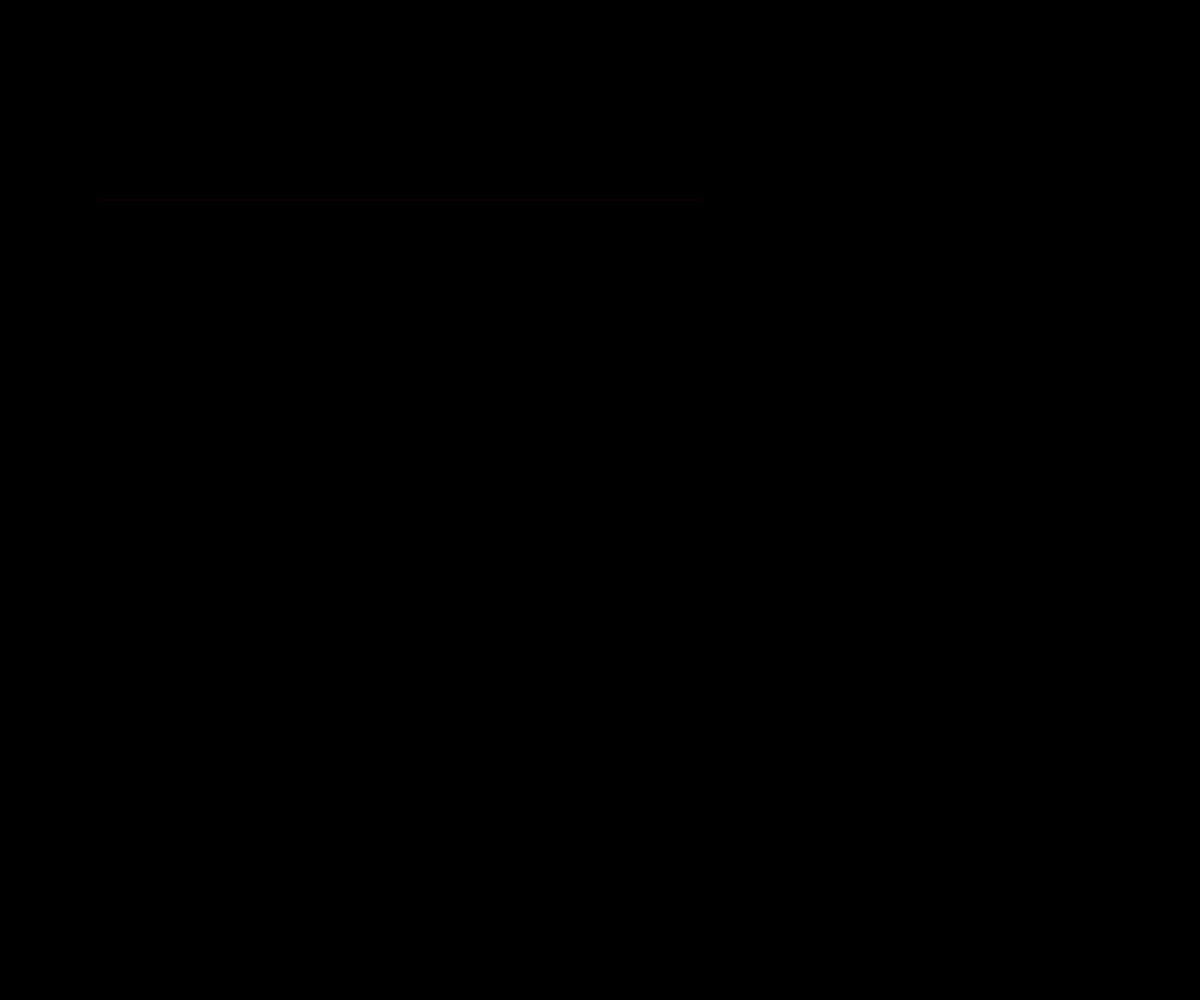
Frame 1 (no input)
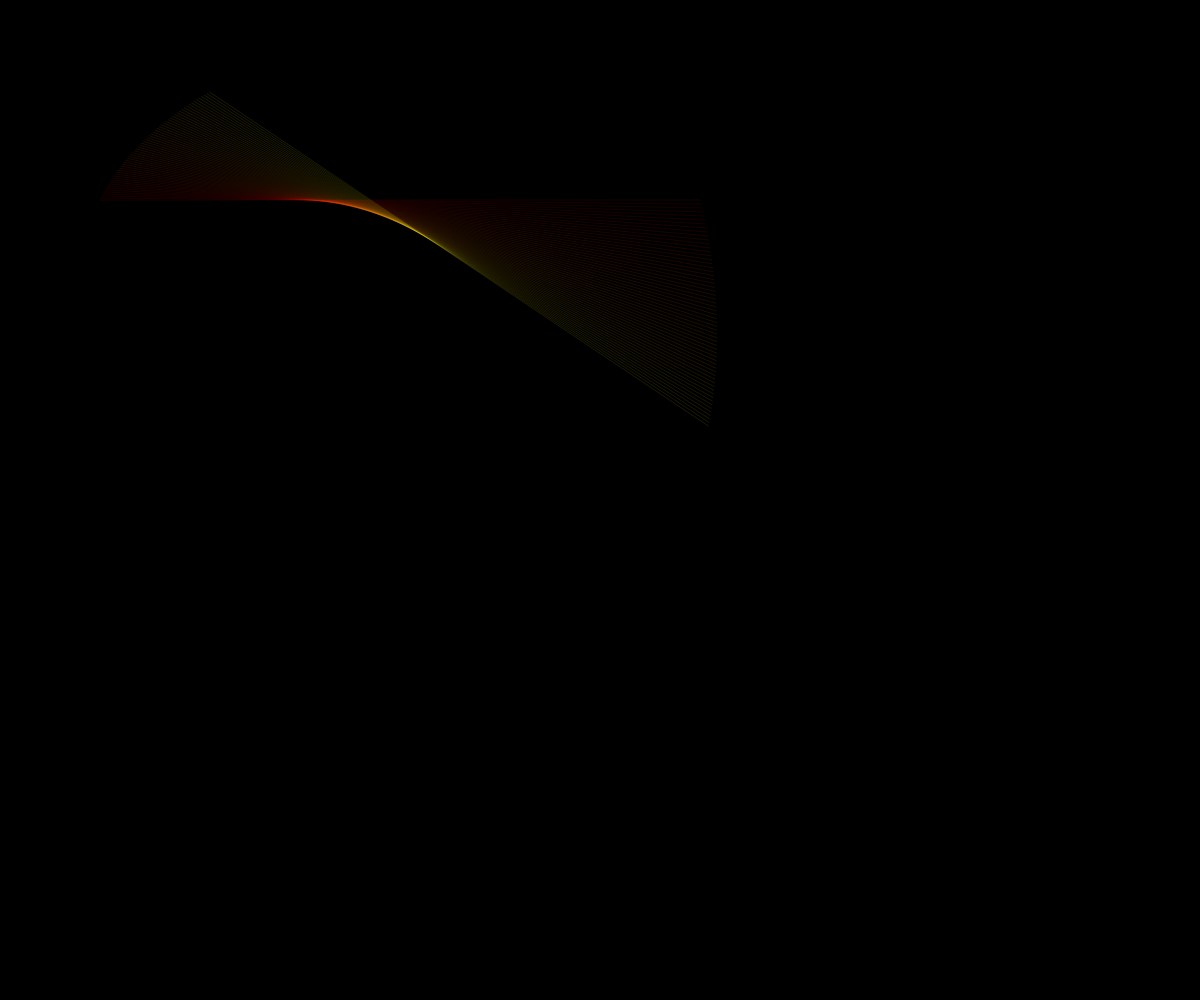
Frame 60 (no input)
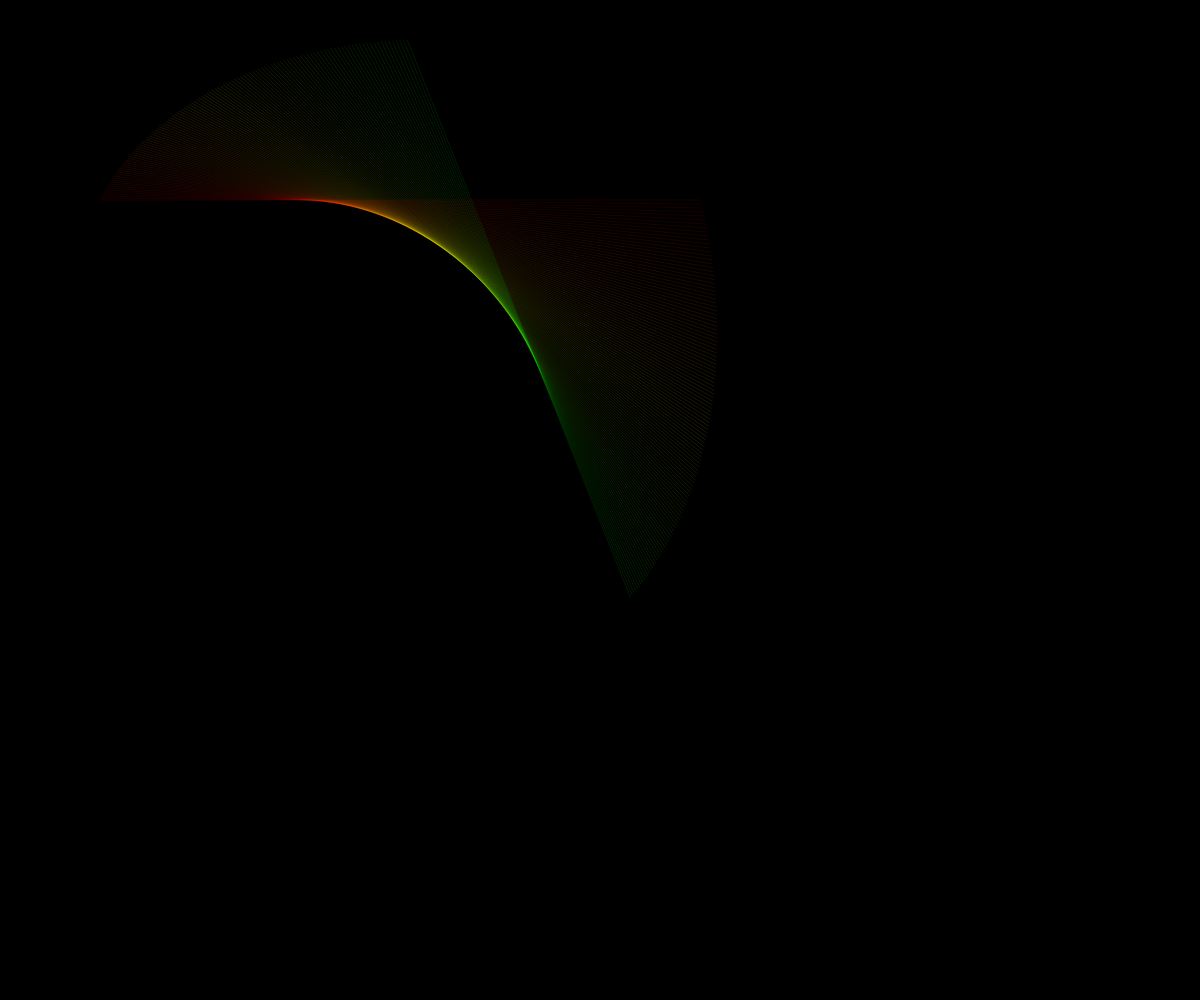
Frame 120 (the mouse pressed at the canvas centre since frame 60)

The p5.js sketch that drew these frames (run headless with seeded random() and noise() and a simulated clock; from frame 60 on, the mouse is pressed at the canvas centre):

// p5.js sketch
// ── sketch.js
let rad = 0;
let hue = 0;
let x = 400;
let y = 200;
let dx = 1;
let dy = 1;

function setup() {
  createCanvas(windowWidth, windowHeight);
  colorMode(HSB);
  background(0);
}

function draw() {
//  background(0);

  stroke(hue, 100, 100, 0.2);
  strokeWeight(0.5);
  translate(x, y);
  rotate(rad);
  line(-300, 0, 300, 0);

  rad += 0.01;

  // hue = frameCount%360;
  if(hue>=360) hue = 0;
  else hue ++;
  
  x += dx;
  y += dy;
  if(x>width || x<0) dx *= -1;
  if(y>height || y<0) dy *= -1;
}
